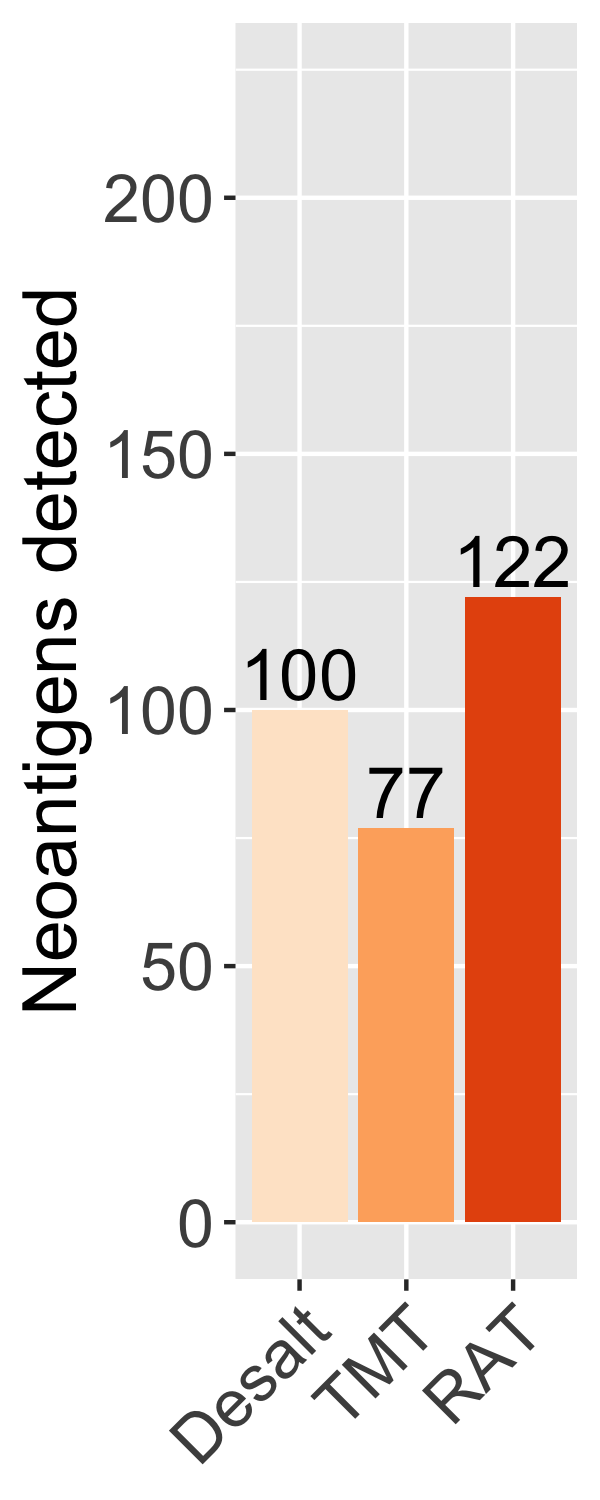

Write the R code that produced this figure.
# Load packages
library(tidyverse)
library(googlesheets4)
library(reshape2)

# Import data
url <- "https://docs.google.com/spreadsheets/d/1CUggPwOFysCPVGKmF4AdluJ2BYQpSLjMSf-Ou-QGI8A/edit#gid=1191321520"
sht_desalt <- read_sheet(url,sheet="data - desalt") %>% mutate("type"="desalt")
sht_TMT <- read_sheet(url,sheet="data - TMT") %>% mutate("type"="TMT")
sht_RAT <- read_sheet(url,sheet="data - RAT") %>% mutate("type"="RAT")

# Rename Area columns to make consistent
colnames(sht_desalt)[8] <- "Area"
colnames(sht_TMT)[8] <- "Area"
colnames(sht_RAT)[8] <- "Area"

# Remove Spec column to allow rbind
sht_desalt <- sht_desalt[,-13]
sht_TMT <- sht_TMT[,-13]
sht_RAT <- sht_RAT[,-13]

df0 <- rbind(sht_desalt,sht_TMT,sht_RAT)

# Clean data
clean <- function(df) {
  df %>%
    filter(str_detect(Accession,"NEO_")) %>%
    filter(!str_detect(Accession,"#DECOY")) %>%
    filter(!str_detect(Accession,"sp")) %>%
    filter(!str_detect(Accession,"tr")) %>%
    filter(Area > 0)
}

df1 <- clean(df0)

# Count neoantigens detected
treatment <- c("Desalt","TMT","RAT")

df1_ds <- df1 %>% filter(type=="desalt")
df1_tmt <- df1 %>% filter(type=="TMT")
df1_rat <- df1 %>% filter(type=="RAT")

ds_n <- df1_ds %>% select(Accession) %>% distinct()
tmt_n <- df1_tmt %>% select(Accession) %>% distinct()
rat_n <- df1_rat %>% select(Accession) %>% distinct()

lost_in_TMT_accession <- setdiff(ds_n,tmt_n)
lost_then_recovered <- setdiff(intersect(ds_n,rat_n),tmt_n)

ds_n2 <- df1_ds %>% select(Peptide) %>% distinct()
tmt_n2 <- df1_tmt %>% select(Peptide) %>% distinct()
rat_n2 <- df1_rat %>% select(Peptide) %>% distinct()

gained_with_RAT <- setdiff(rat_n2,tmt_n2)

lst <- list(ds_n,tmt_n,rat_n)

neo_count <- unlist(map(lst,nrow))
df_e <- data.frame("treatment"=as.factor(treatment),neo_count)
df_e$treatment <- fct_relevel(df_e$treatment,c("Desalt","TMT","RAT"))

# Plot
p_count <- ggplot(df_e,aes(x=treatment,y=neo_count,fill=treatment)) +
geom_col()+
geom_text(label=neo_count, nudge_y = 7, size=6)+
coord_cartesian(ylim=c(0, 223))+
scale_fill_brewer(palette = "Oranges")+
ylab("Neoantigens detected")+
xlab("Treatment")+
labs(fill="% Oxidant")+
theme(
axis.text = element_text(size=16),
axis.text.x = element_text(angle=45,hjust = 1),
axis.title = element_text(size=18),
axis.title.x = element_blank(),
legend.position = "none"
)

# Save image
ggsave(plot=p_count,
filename="Fig2B.png",
width = 2, height = 5)
